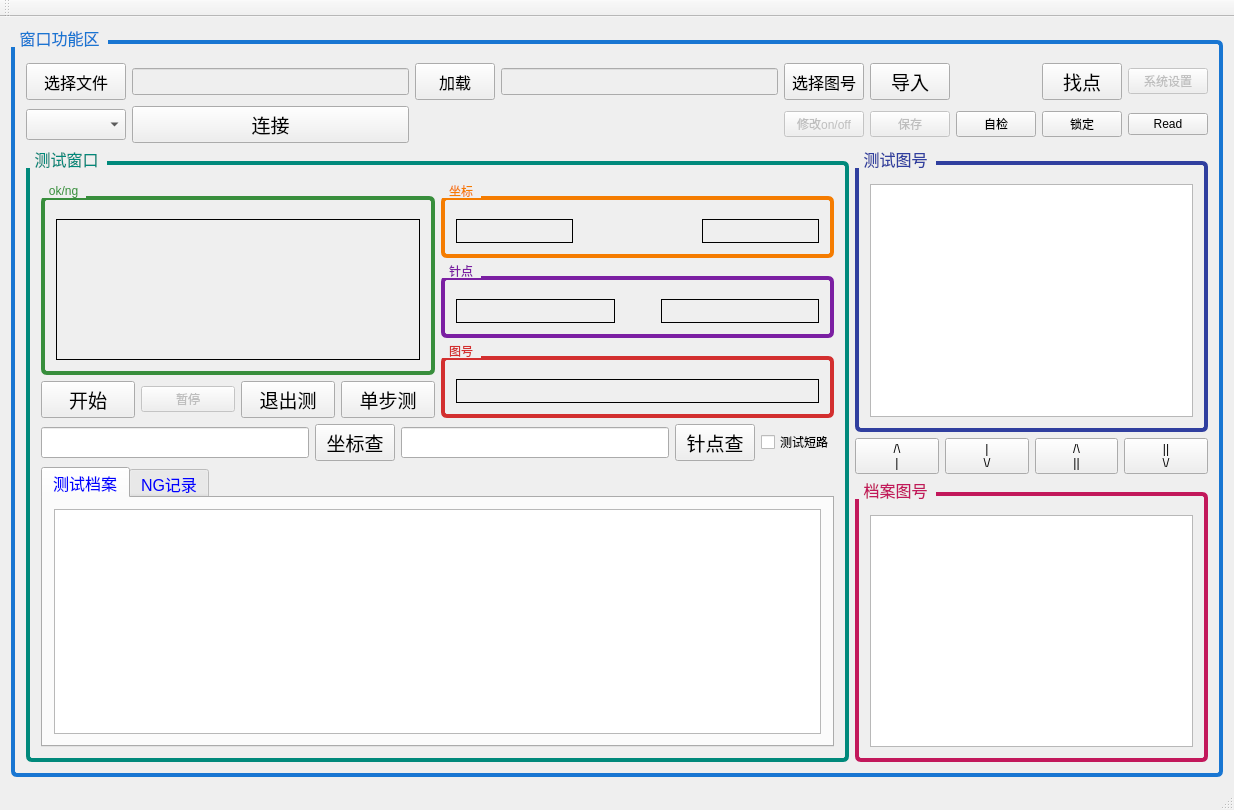
<?xml version="1.0" encoding="UTF-8"?>
<ui version="4.0">
 <class>QIoTestClass</class>
 <widget class="QMainWindow" name="QIoTestClass">
  <property name="geometry">
   <rect>
    <x>0</x>
    <y>0</y>
    <width>1234</width>
    <height>810</height>
   </rect>
  </property>
  <property name="windowTitle">
   <string>QIoTest</string>
  </property>
  <widget class="QWidget" name="centralWidget">
   <layout class="QGridLayout" name="gridLayout_11">
    <item row="0" column="0">
     <layout class="QVBoxLayout" name="verticalLayout_4"/>
    </item>
    <item row="1" column="1">
     <layout class="QGridLayout" name="gridLayout">
      <item row="0" column="0">
       <widget class="QGroupBox" name="groupBox">
        <property name="font">
         <font>
          <pointsize>12</pointsize>
         </font>
        </property>
        <property name="styleSheet">
         <string notr="true">QGroupBox { border: 4px solid #1976D2; border-radius: 6px; margin-top: 12px; padding-top: 8px; } QGroupBox::title { subcontrol-origin: margin; subcontrol-position: top left; padding: 0 6px; color: #1976D2; }</string>
        </property>
        <property name="title">
         <string>窗口功能区</string>
        </property>
        <layout class="QGridLayout" name="gridLayout_10">
         <item row="0" column="0">
          <layout class="QGridLayout" name="gridLayout_18" rowstretch="0,0">
           <item row="1" column="0">
            <layout class="QGridLayout" name="gridLayout_14" columnstretch="7,3">
             <item row="0" column="0">
              <widget class="QGroupBox" name="groupBox_2">
               <property name="font">
                <font>
                 <pointsize>12</pointsize>
                </font>
               </property>
               <property name="styleSheet">
                <string notr="true">QGroupBox { border: 4px solid #00897B; border-radius: 6px; margin-top: 12px; padding-top: 8px; } QGroupBox::title { subcontrol-origin: margin; subcontrol-position: top left; padding: 0 6px; color: #00897B; }</string>
               </property>
               <property name="title">
                <string>测试窗口</string>
               </property>
               <layout class="QGridLayout" name="gridLayout_19">
                <item row="0" column="0">
                 <layout class="QGridLayout" name="gridLayout_16" rowstretch="4,6">
                  <item row="0" column="0">
                   <layout class="QGridLayout" name="gridLayout_8">
                    <item row="0" column="0">
                     <layout class="QHBoxLayout" name="horizontalLayout_6">
                      <item>
                       <layout class="QVBoxLayout" name="verticalLayout_2" stretch="3,1">
                        <item>
                         <widget class="QGroupBox" name="groupBox_4">
                          <property name="styleSheet">
                           <string notr="true">QGroupBox { border: 4px solid #388E3C; border-radius: 6px; margin-top: 12px; padding-top: 8px; } QGroupBox::title { subcontrol-origin: margin; subcontrol-position: top left; padding: 0 6px; color: #388E3C; }</string>
                          </property>
                          <property name="title">
                           <string>ok/ng</string>
                          </property>
                          <layout class="QGridLayout" name="gridLayout_4">
                           <item row="0" column="0">
                            <widget class="QLabel" name="labelResult">
                             <property name="frameShape">
                              <enum>QFrame::Panel</enum>
                             </property>
                             <property name="text">
                              <string/>
                             </property>
                            </widget>
                           </item>
                          </layout>
                         </widget>
                        </item>
                        <item>
                         <layout class="QHBoxLayout" name="horizontalLayout_4">
                          <item>
                           <widget class="QPushButton" name="pushButtonStart">
                            <property name="sizePolicy">
                             <sizepolicy hsizetype="Minimum" vsizetype="Fixed">
                              <horstretch>0</horstretch>
                              <verstretch>0</verstretch>
                             </sizepolicy>
                            </property>
                            <property name="font">
                             <font>
                              <pointsize>14</pointsize>
                             </font>
                            </property>
                            <property name="text">
                             <string>开始</string>
                            </property>
                            <property name="autoDefault">
                             <bool>false</bool>
                            </property>
                            <property name="flat">
                             <bool>false</bool>
                            </property>
                           </widget>
                          </item>
                          <item>
                           <widget class="QPushButton" name="pushButtonPause">
                            <property name="enabled">
                             <bool>false</bool>
                            </property>
                            <property name="text">
                             <string>暂停</string>
                            </property>
                            <property name="autoDefault">
                             <bool>false</bool>
                            </property>
                            <property name="flat">
                             <bool>false</bool>
                            </property>
                           </widget>
                          </item>
                          <item>
                           <widget class="QPushButton" name="pushButtonExit">
                            <property name="font">
                             <font>
                              <pointsize>14</pointsize>
                             </font>
                            </property>
                            <property name="text">
                             <string>退出测</string>
                            </property>
                            <property name="autoDefault">
                             <bool>false</bool>
                            </property>
                            <property name="flat">
                             <bool>false</bool>
                            </property>
                           </widget>
                          </item>
                          <item>
                           <widget class="QPushButton" name="pushButtonStepTest">
                            <property name="enabled">
                             <bool>true</bool>
                            </property>
                            <property name="font">
                             <font>
                              <pointsize>14</pointsize>
                             </font>
                            </property>
                            <property name="text">
                             <string>单步测</string>
                            </property>
                            <property name="autoDefault">
                             <bool>false</bool>
                            </property>
                            <property name="flat">
                             <bool>false</bool>
                            </property>
                           </widget>
                          </item>
                         </layout>
                        </item>
                       </layout>
                      </item>
                      <item>
                       <layout class="QVBoxLayout" name="verticalLayout">
                        <item>
                         <widget class="QGroupBox" name="groupBox_5">
                          <property name="styleSheet">
                           <string notr="true">QGroupBox { border: 4px solid #F57C00; border-radius: 6px; margin-top: 12px; padding-top: 8px; } QGroupBox::title { subcontrol-origin: margin; subcontrol-position: top left; padding: 0 6px; color: #F57C00; }</string>
                          </property>
                          <property name="title">
                           <string>坐标</string>
                          </property>
                          <layout class="QGridLayout" name="gridLayout_6">
                           <item row="0" column="0">
                            <layout class="QHBoxLayout" name="horizontalLayout_2">
                             <item>
                              <widget class="QLabel" name="labelCoordinateL">
                               <property name="font">
                                <font>
                                 <pointsize>14</pointsize>
                                </font>
                               </property>
                               <property name="frameShape">
                                <enum>QFrame::Box</enum>
                               </property>
                               <property name="text">
                                <string/>
                               </property>
                              </widget>
                             </item>
                             <item>
                              <widget class="QLabel" name="label_7">
                               <property name="text">
                                <string/>
                               </property>
                               <property name="pixmap">
                                <pixmap resource="../resources/qiotest.qrc">:/QIoTest/Arrow.png</pixmap>
                               </property>
                              </widget>
                             </item>
                             <item>
                              <widget class="QLabel" name="labelCoordinateR">
                               <property name="font">
                                <font>
                                 <pointsize>14</pointsize>
                                </font>
                               </property>
                               <property name="frameShape">
                                <enum>QFrame::Box</enum>
                               </property>
                               <property name="text">
                                <string/>
                               </property>
                              </widget>
                             </item>
                            </layout>
                           </item>
                          </layout>
                         </widget>
                        </item>
                        <item>
                         <widget class="QGroupBox" name="groupBox_6">
                          <property name="styleSheet">
                           <string notr="true">QGroupBox { border: 4px solid #7B1FA2; border-radius: 6px; margin-top: 12px; padding-top: 8px; } QGroupBox::title { subcontrol-origin: margin; subcontrol-position: top left; padding: 0 6px; color: #7B1FA2; }</string>
                          </property>
                          <property name="title">
                           <string>针点</string>
                          </property>
                          <layout class="QGridLayout" name="gridLayout_7">
                           <item row="0" column="0">
                            <layout class="QHBoxLayout" name="horizontalLayout_3">
                             <item>
                              <widget class="QLabel" name="labelPinL">
                               <property name="font">
                                <font>
                                 <pointsize>14</pointsize>
                                </font>
                               </property>
                               <property name="frameShape">
                                <enum>QFrame::Box</enum>
                               </property>
                               <property name="text">
                                <string/>
                               </property>
                              </widget>
                             </item>
                             <item>
                              <spacer name="horizontalSpacer">
                               <property name="orientation">
                                <enum>Qt::Horizontal</enum>
                               </property>
                               <property name="sizeType">
                                <enum>QSizePolicy::Fixed</enum>
                               </property>
                               <property name="sizeHint" stdset="0">
                                <size>
                                 <width>40</width>
                                 <height>20</height>
                                </size>
                               </property>
                              </spacer>
                             </item>
                             <item>
                              <widget class="QLabel" name="labelPinR">
                               <property name="font">
                                <font>
                                 <pointsize>14</pointsize>
                                </font>
                               </property>
                               <property name="frameShape">
                                <enum>QFrame::Box</enum>
                               </property>
                               <property name="text">
                                <string/>
                               </property>
                              </widget>
                             </item>
                            </layout>
                           </item>
                          </layout>
                         </widget>
                        </item>
                        <item>
                         <widget class="QGroupBox" name="groupBox_7">
                          <property name="styleSheet">
                           <string notr="true">QGroupBox { border: 4px solid #D32F2F; border-radius: 6px; margin-top: 12px; padding-top: 8px; } QGroupBox::title { subcontrol-origin: margin; subcontrol-position: top left; padding: 0 6px; color: #D32F2F; }</string>
                          </property>
                          <property name="title">
                           <string>图号</string>
                          </property>
                          <layout class="QGridLayout" name="gridLayout_5">
                           <item row="0" column="0">
                            <widget class="QLabel" name="labelCategory">
                             <property name="font">
                              <font>
                               <pointsize>14</pointsize>
                              </font>
                             </property>
                             <property name="frameShape">
                              <enum>QFrame::Box</enum>
                             </property>
                             <property name="text">
                              <string/>
                             </property>
                            </widget>
                           </item>
                          </layout>
                         </widget>
                        </item>
                       </layout>
                      </item>
                     </layout>
                    </item>
                    <item row="1" column="0">
                     <layout class="QHBoxLayout" name="horizontalLayout_5">
                      <item>
                       <widget class="QLineEdit" name="lineEdit_coor">
                        <property name="enabled">
                         <bool>true</bool>
                        </property>
                        <property name="font">
                         <font>
                          <pointsize>14</pointsize>
                         </font>
                        </property>
                        <property name="layoutDirection">
                         <enum>Qt::LeftToRight</enum>
                        </property>
                        <property name="text">
                         <string/>
                        </property>
                        <property name="alignment">
                         <set>Qt::AlignRight|Qt::AlignTrailing|Qt::AlignVCenter</set>
                        </property>
                       </widget>
                      </item>
                      <item>
                       <widget class="QPushButton" name="btn_find_coor">
                        <property name="enabled">
                         <bool>true</bool>
                        </property>
                        <property name="sizePolicy">
                         <sizepolicy hsizetype="Minimum" vsizetype="Preferred">
                          <horstretch>0</horstretch>
                          <verstretch>0</verstretch>
                         </sizepolicy>
                        </property>
                        <property name="font">
                         <font>
                          <pointsize>14</pointsize>
                         </font>
                        </property>
                        <property name="text">
                         <string>坐标查</string>
                        </property>
                       </widget>
                      </item>
                      <item>
                       <widget class="QLineEdit" name="lineEdit_pin">
                        <property name="enabled">
                         <bool>true</bool>
                        </property>
                        <property name="font">
                         <font>
                          <pointsize>14</pointsize>
                         </font>
                        </property>
                        <property name="alignment">
                         <set>Qt::AlignRight|Qt::AlignTrailing|Qt::AlignVCenter</set>
                        </property>
                       </widget>
                      </item>
                      <item>
                       <widget class="QPushButton" name="btn_find_pin">
                        <property name="enabled">
                         <bool>true</bool>
                        </property>
                        <property name="font">
                         <font>
                          <pointsize>14</pointsize>
                         </font>
                        </property>
                        <property name="text">
                         <string>针点查</string>
                        </property>
                       </widget>
                      </item>
                      <item>
                       <widget class="QCheckBox" name="checkBox_short">
                        <property name="text">
                         <string>测试短路</string>
                        </property>
                       </widget>
                      </item>
                     </layout>
                    </item>
                   </layout>
                  </item>
                  <item row="1" column="0">
                   <widget class="QTabWidget" name="tabWidget">
                    <property name="font">
                     <font>
                      <pointsize>12</pointsize>
                     </font>
                    </property>
                    <property name="styleSheet">
                     <string notr="true">color: rgb(0, 0, 255);</string>
                    </property>
                    <property name="currentIndex">
                     <number>0</number>
                    </property>
                    <widget class="QWidget" name="tab">
                     <attribute name="title">
                      <string>测试档案</string>
                     </attribute>
                     <layout class="QGridLayout" name="gridLayout_12">
                      <item row="0" column="0">
                       <widget class="QTableWidget" name="tableWidget">
                        <property name="font">
                         <font>
                          <pointsize>12</pointsize>
                         </font>
                        </property>
                        <property name="selectionBehavior">
                         <enum>QAbstractItemView::SelectRows</enum>
                        </property>
                       </widget>
                      </item>
                     </layout>
                    </widget>
                    <widget class="QWidget" name="tab_2">
                     <attribute name="title">
                      <string>NG记录</string>
                     </attribute>
                     <layout class="QGridLayout" name="gridLayout_13">
                      <item row="0" column="0">
                       <widget class="QTableWidget" name="tableWidgetNg">
                        <property name="font">
                         <font>
                          <pointsize>12</pointsize>
                         </font>
                        </property>
                        <property name="selectionBehavior">
                         <enum>QAbstractItemView::SelectRows</enum>
                        </property>
                       </widget>
                      </item>
                     </layout>
                    </widget>
                   </widget>
                  </item>
                 </layout>
                </item>
               </layout>
              </widget>
             </item>
             <item row="0" column="1">
              <layout class="QGridLayout" name="gridLayout_15">
               <item row="1" column="0">
                <layout class="QGridLayout" name="gridLayout_9">
                 <item row="0" column="0">
                  <widget class="QPushButton" name="pushButtonMoveUp">
                   <property name="layoutDirection">
                    <enum>Qt::LeftToRight</enum>
                   </property>
                   <property name="text">
                    <string>/\ 
|</string>
                   </property>
                  </widget>
                 </item>
                 <item row="0" column="1">
                  <widget class="QPushButton" name="pushButtonMoveDown">
                   <property name="layoutDirection">
                    <enum>Qt::LeftToRight</enum>
                   </property>
                   <property name="text">
                    <string>|
\/</string>
                   </property>
                  </widget>
                 </item>
                 <item row="0" column="2">
                  <widget class="QPushButton" name="pushButtonMoveUp_a">
                   <property name="layoutDirection">
                    <enum>Qt::LeftToRight</enum>
                   </property>
                   <property name="text">
                    <string>/\
||</string>
                   </property>
                  </widget>
                 </item>
                 <item row="0" column="3">
                  <widget class="QPushButton" name="pushButtonMoveDown_a">
                   <property name="layoutDirection">
                    <enum>Qt::LeftToRight</enum>
                   </property>
                   <property name="text">
                    <string>||
\/</string>
                   </property>
                  </widget>
                 </item>
                </layout>
               </item>
               <item row="0" column="0">
                <widget class="QGroupBox" name="groupBox_3">
                 <property name="font">
                  <font>
                   <pointsize>12</pointsize>
                  </font>
                 </property>
                 <property name="styleSheet">
                  <string notr="true">QGroupBox { border: 4px solid #303F9F; border-radius: 6px; margin-top: 12px; padding-top: 8px; } QGroupBox::title { subcontrol-origin: margin; subcontrol-position: top left; padding: 0 6px; color: #303F9F; }</string>
                 </property>
                 <property name="title">
                  <string>测试图号</string>
                 </property>
                 <layout class="QGridLayout" name="gridLayout_2">
                  <item row="0" column="0">
                   <widget class="QListWidget" name="listWidgetUp">
                    <property name="font">
                     <font>
                      <pointsize>12</pointsize>
                     </font>
                    </property>
                    <property name="styleSheet">
                     <string notr="true">color: rgb(0, 85, 0);</string>
                    </property>
                   </widget>
                  </item>
                 </layout>
                </widget>
               </item>
               <item row="2" column="0">
                <widget class="QGroupBox" name="groupBox_8">
                 <property name="font">
                  <font>
                   <pointsize>12</pointsize>
                  </font>
                 </property>
                 <property name="styleSheet">
                  <string notr="true">QGroupBox { border: 4px solid #C2185B; border-radius: 6px; margin-top: 12px; padding-top: 8px; } QGroupBox::title { subcontrol-origin: margin; subcontrol-position: top left; padding: 0 6px; color: #C2185B; }</string>
                 </property>
                 <property name="title">
                  <string>档案图号</string>
                 </property>
                 <layout class="QGridLayout" name="gridLayout_3">
                  <item row="0" column="0">
                   <widget class="QListWidget" name="listWidgetDown">
                    <property name="font">
                     <font>
                      <pointsize>12</pointsize>
                     </font>
                    </property>
                    <property name="styleSheet">
                     <string notr="true">color: rgb(255, 0, 0);</string>
                    </property>
                   </widget>
                  </item>
                 </layout>
                </widget>
               </item>
              </layout>
             </item>
            </layout>
           </item>
           <item row="0" column="0">
            <layout class="QGridLayout" name="gridLayout_17">
             <item row="0" column="2">
              <widget class="QPushButton" name="pushButtonOpenFile">
               <property name="sizePolicy">
                <sizepolicy hsizetype="Minimum" vsizetype="Preferred">
                 <horstretch>0</horstretch>
                 <verstretch>0</verstretch>
                </sizepolicy>
               </property>
               <property name="font">
                <font>
                 <pointsize>12</pointsize>
                </font>
               </property>
               <property name="text">
                <string>选择文件</string>
               </property>
              </widget>
             </item>
             <item row="0" column="3">
              <widget class="QLineEdit" name="lineEdit_path">
               <property name="enabled">
                <bool>false</bool>
               </property>
               <property name="font">
                <font>
                 <pointsize>12</pointsize>
                </font>
               </property>
              </widget>
             </item>
             <item row="0" column="4">
              <widget class="QPushButton" name="pushButton_load">
               <property name="sizePolicy">
                <sizepolicy hsizetype="Minimum" vsizetype="Preferred">
                 <horstretch>0</horstretch>
                 <verstretch>0</verstretch>
                </sizepolicy>
               </property>
               <property name="font">
                <font>
                 <pointsize>12</pointsize>
                </font>
               </property>
               <property name="text">
                <string>加载</string>
               </property>
              </widget>
             </item>
             <item row="0" column="6">
              <widget class="QLineEdit" name="lineEdit_input">
               <property name="enabled">
                <bool>false</bool>
               </property>
               <property name="font">
                <font>
                 <pointsize>12</pointsize>
                </font>
               </property>
              </widget>
             </item>
             <item row="0" column="16">
              <widget class="QPushButton" name="pushButton_11">
               <property name="enabled">
                <bool>false</bool>
               </property>
               <property name="text">
                <string>系统设置</string>
               </property>
              </widget>
             </item>
             <item row="0" column="15">
              <widget class="QPushButton" name="pushButtonFindpoint">
               <property name="font">
                <font>
                 <pointsize>14</pointsize>
                </font>
               </property>
               <property name="text">
                <string>找点</string>
               </property>
              </widget>
             </item>
             <item row="1" column="10">
              <widget class="QPushButton" name="pushButtonEdit">
               <property name="enabled">
                <bool>false</bool>
               </property>
               <property name="text">
                <string>修改on/off</string>
               </property>
              </widget>
             </item>
             <item row="1" column="16">
              <widget class="QPushButton" name="pushButtonRead">
               <property name="text">
                <string>Read</string>
               </property>
              </widget>
             </item>
             <item row="1" column="12">
              <widget class="QPushButton" name="pushButtonSelfCheck">
               <property name="text">
                <string>自检</string>
               </property>
              </widget>
             </item>
             <item row="1" column="2">
              <widget class="QComboBox" name="comboBox">
               <property name="font">
                <font>
                 <pointsize>14</pointsize>
                </font>
               </property>
              </widget>
             </item>
             <item row="1" column="3">
              <widget class="QPushButton" name="pushButtonConnect">
               <property name="font">
                <font>
                 <pointsize>14</pointsize>
                </font>
               </property>
               <property name="text">
                <string>连接</string>
               </property>
              </widget>
             </item>
             <item row="1" column="15">
              <widget class="QPushButton" name="pushButtonLockScreen">
               <property name="text">
                <string>锁定</string>
               </property>
              </widget>
             </item>
             <item row="1" column="11">
              <widget class="QPushButton" name="pushButtonSave">
               <property name="enabled">
                <bool>false</bool>
               </property>
               <property name="text">
                <string>保存</string>
               </property>
              </widget>
             </item>
             <item row="0" column="10">
              <widget class="QPushButton" name="pushButtonSelect">
               <property name="sizePolicy">
                <sizepolicy hsizetype="Minimum" vsizetype="Preferred">
                 <horstretch>0</horstretch>
                 <verstretch>0</verstretch>
                </sizepolicy>
               </property>
               <property name="font">
                <font>
                 <pointsize>12</pointsize>
                </font>
               </property>
               <property name="text">
                <string>选择图号</string>
               </property>
              </widget>
             </item>
             <item row="0" column="11">
              <widget class="QPushButton" name="pushButton_input">
               <property name="sizePolicy">
                <sizepolicy hsizetype="Minimum" vsizetype="Preferred">
                 <horstretch>0</horstretch>
                 <verstretch>0</verstretch>
                </sizepolicy>
               </property>
               <property name="font">
                <font>
                 <pointsize>14</pointsize>
                </font>
               </property>
               <property name="text">
                <string>导入</string>
               </property>
              </widget>
             </item>
            </layout>
           </item>
          </layout>
         </item>
        </layout>
       </widget>
      </item>
     </layout>
    </item>
   </layout>
  </widget>
  <widget class="QMenuBar" name="menuBar">
   <property name="geometry">
    <rect>
     <x>0</x>
     <y>0</y>
     <width>1234</width>
     <height>26</height>
    </rect>
   </property>
  </widget>
  <widget class="QToolBar" name="mainToolBar">
   <attribute name="toolBarArea">
    <enum>TopToolBarArea</enum>
   </attribute>
   <attribute name="toolBarBreak">
    <bool>false</bool>
   </attribute>
  </widget>
  <widget class="QStatusBar" name="statusBar"/>
 </widget>
 <layoutdefault spacing="6" margin="11"/>
 <resources>
  <include location="../resources/qiotest.qrc"/>
 </resources>
 <connections/>
</ui>
